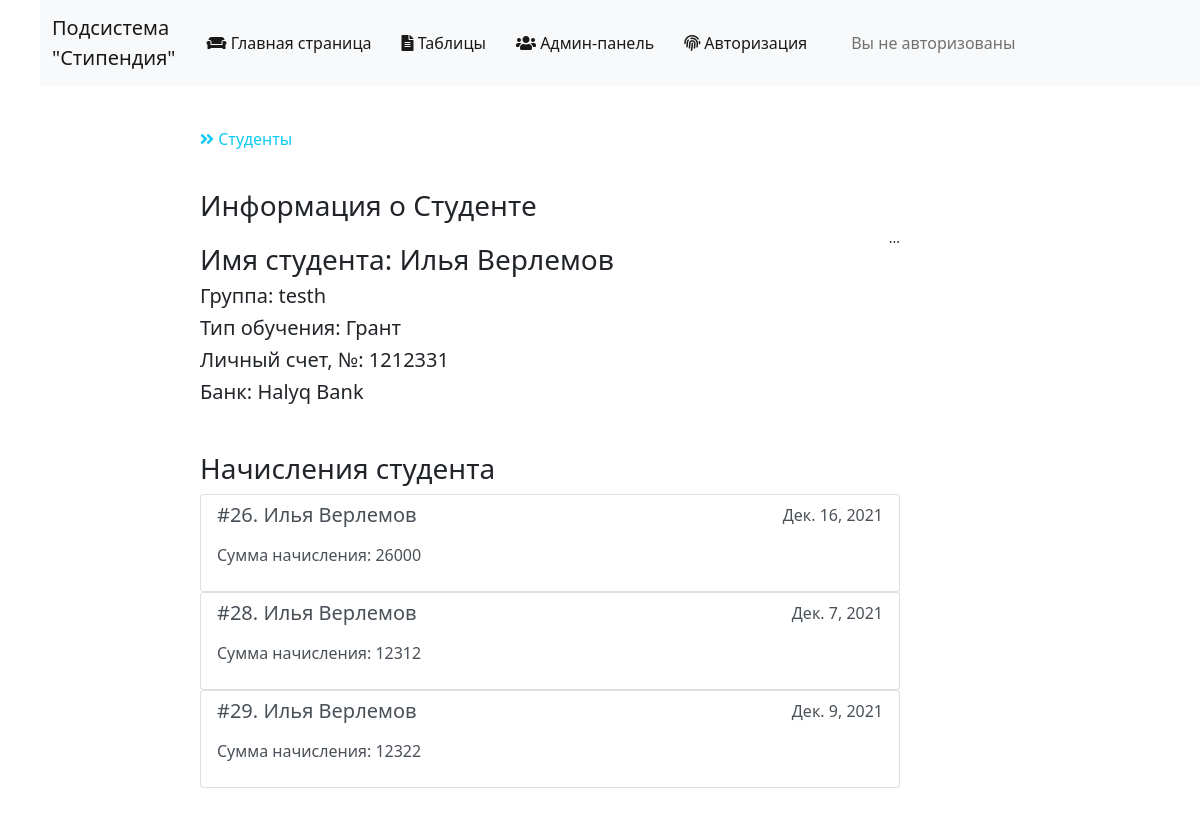
Screenshot of /showstudent/42/ with the database file from the repository.
### main/models.py (models this page shows)
class Student (models.Model):
    student_code = models.AutoField(
        "Код студента", primary_key=True)     # код студента
    student_name = models.CharField("Имя студента", max_length=200)
    group_code = models.ForeignKey(
        Group, verbose_name="Группа", on_delete=models.CASCADE)
    education_type_code = models.ForeignKey(
        Types_of_Education, verbose_name="Код вида обучения", on_delete=models.CASCADE)
    personal_reckoning_number = models.IntegerField("Номер лицевого счета")
    bank_code = models.ForeignKey(Bank, verbose_name="Код банка", on_delete=models.CASCADE,
                                  null=True, blank=True)     # FOREIGN KEY ОТНОШЕНИЕ 1:M с Bank
    class Meta:
        verbose_name = 'Студент'
        verbose_name_plural = 'Студенты'
    def __str__(self):
        return f'{self.student_name}'

class Group (models.Model):
    group_code = models.AutoField("Код группы", primary_key=True)
    group_name = models.CharField("Наименование группы", max_length=120)
    issuing_department_code = models.ForeignKey(
        Department, verbose_name="Код выпускающей кафедры", on_delete=models.CASCADE)
    сurator_code = models.OneToOneField(Staff, verbose_name="Код куратора группы", null=True,
                                        blank=True, on_delete=models.PROTECT)        # код куратора ОТНОШЕНИЕ 1:1 с Staff
    class Meta:
        verbose_name = 'Группа'
        verbose_name_plural = 'Группы'
    def __str__(self):
        return f'{self.group_name}'

class Types_of_Education (models.Model):
    EDUCATION_GRANT = 'Грант'
    EDUCATION_PAID = 'Платная основа'
    EDUCATION_CHOICES = (
        (EDUCATION_GRANT, 'Grand'),
        (EDUCATION_PAID, 'Paid basis')
    )
    education_type_code = models.AutoField(
        "Код вида обучения", primary_key=True)
    education_type_name = models.CharField(
        "Наименование вида обучения", max_length=120, choices=EDUCATION_CHOICES, default=EDUCATION_PAID)
    class Meta:
        verbose_name = 'Вид обучения'
        verbose_name_plural = 'Виды обучения'
    def __str__(self):
        return f'{self.education_type_name}'

class Bank (models.Model):  # банк
    bank_code = models.AutoField("Код банка", primary_key=True)
    bank_name = models.CharField("Наименование банка", max_length=120)
    class Meta:
        verbose_name = 'Банк'
        verbose_name_plural = 'Банки'
    def __str__(self):
        return f'{self.bank_name}'

class Accrual (models.Model):
    student_code = models.ForeignKey(
        Student, verbose_name="Имя студента", on_delete=models.CASCADE)
    date_of_scholarship_accrual = models.DateField(
        "Дата начисления стипендии", null=True, blank=True)                    # дата начисления стипендии
    amount_of_money = models.PositiveIntegerField(
        "Сумма начисления", null=True, blank=True)  # сумма
    class Meta:
        verbose_name = 'Начисление'
        verbose_name_plural = 'Начисления'

### main/views.py (the view)
# urls.py: path(r'showstudent/<int:id>/', views.showstudent, name="showstudent"),
def showstudent(request, id):
    try:
        post = get_object_or_404(Student, pk=id)
        slaves = Accrual.objects.filter(student_code=id)
        if request.method == 'GET':
            form = StudentForm(instance=post)
        elif request.method == 'POST':
            form = StudentForm(request.POST, instance=post)
            if form.is_valid():
                form.save()
                return HttpResponseRedirect(reverse('showstudent', args=(id,)))
        context = {
            'post': post,
            'form': form,
            'slaves': slaves,
        }
        return render(
            request,
            'main/showstudent.html',
            context
        )
    except Staff.DoesNotExist:
        return HttpResponseNotFound("<h2>Person no found</h2>")

### main/templates/main/showstudent.html (shortened to what this page needs)
{% extends 'layout.html' %}
{% block content %}
<div class="features">
    <a class="link-info" href="{% url 'student' %}"><i class="fas fa-angle-double-right"></i> Студенты</a>
    <h1>{{ post.faculty_name }}</h1>
    <div class="list-group">
        <h3 class="mb-1">Информация о Студенте</h2>
        <div class="d-flex w-100 justify-content-between">
            <h3 class="mb-2 mt-3">Имя студента: {{ post.student_name }}</h3>
            <small> ... </small>
        </div>
        <h5>Группа: {{ post.group_code }}</h5>
        <h5>Тип обучения: {{ post.education_type_code }}</h5>
        <h5>Личный счет, №: {{ post.personal_reckoning_number }}</h5>
        <h5>Банк: {{ post.bank_code }}</h5>
    </div>
    <br>
    <h3 class="mt-3">Начисления студента</h3>
    {% if slaves %}
    {% for slave in slaves %}
    <div class="list-group">
        <a href="{% url 'showaccrual' id=slave.pk %}" class="list-group-item list-group-item-action">
          <div class="d-flex w-100 justify-content-between">
            <h5 class="">#{{slave.pk}}. {{slave.student_code}}</h5>
            <p>{{slave.date_of_scholarship_accrual}}</p>
          </div>
          <p>Сумма начисления: {{slave.amount_of_money}}</p>
        </a>
      </div>
    {% endfor %}
    {% else %}
    <p>У данного студента отстутствуют начисления</p>
    {% endif %}
</div>
{% endblock %}

### main/static/main/css/main.css (style rules this page uses)
main .list-group { max-width: 700px; }
main h1 { padding-bottom: 30px; }
main a { text-decoration: none; }

### rows the page displays
Student: student_name "Илья Верлемов", group_code "testh", education_type_code "Грант", personal_reckoning_number "1212331", bank_code "Halyq Bank"
Accrual: pk "26", student_code "Илья Верлемов", date_of_scholarship_accrual "Дек. 16, 2021", amount_of_money "26000"
Accrual: pk "28", student_code "Илья Верлемов", date_of_scholarship_accrual "Дек. 7, 2021", amount_of_money "12312"
Accrual: pk "29", student_code "Илья Верлемов", date_of_scholarship_accrual "Дек. 9, 2021", amount_of_money "12322"
